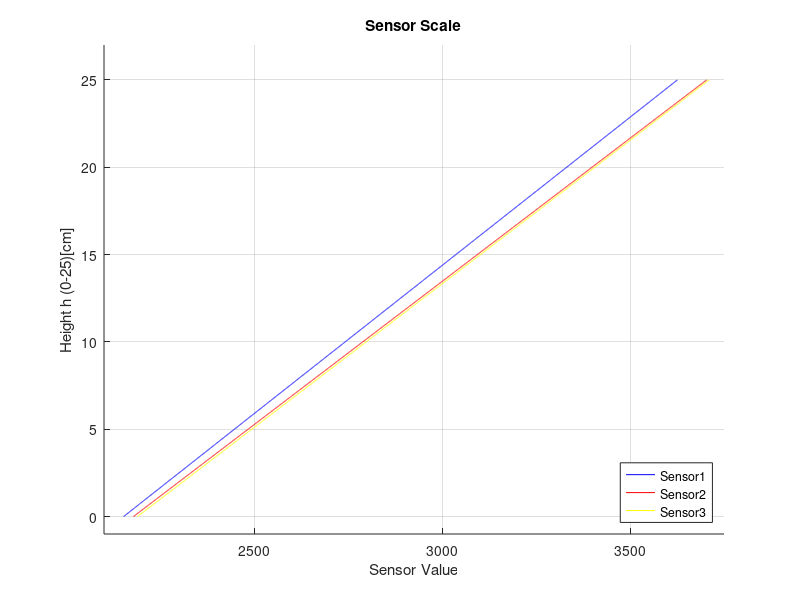

Recreate this plot in MATLAB.
clear all;
close all;

czujnik1 = [3601.5,
            3515.2,
            3401.5,
            3274.8,
            3162.3,
            3045.9,
            2921.8,
            2793.2,
            2679.3,
            2559.9,
            2441.4,
            2326.9,
            2271.9,
            2210.1,
            2158.1];
czujnik2 = [3707.5,
            3588.0,
            3460.9,
            3335.4,
            3216.5,
            3082.1,
            2976.5,
            2845.9,
            2719.4,
            2609.3,
            2476.9,
            2357.2,
            2291.8,
            2238.7,
            2202.8];
czujnik3 = [3710.9,
            3589,
            3470.5,
            3348.2,
            3218.3,
            3103.3,
            2981.4,
            2854.3,
            2737.1,
            2614.2,
            2485.5,
            2365.4,
            2309.1,
            2247.8,
            2206.9];
h = [25,
    23,
    21,
    19,
    17,
    15,
    13,
    11,
    9,
    7,
    5,
    3,
    2,
    1,
    0];

p1 = polyfit(czujnik1, h, 1);


a1 = p1(1)
b1 = p1(2)
f1 = @(x) a1*x + b1;    % Funkcja dla czujnika 1

p2 = polyfit(czujnik2, h, 1);
a2 = p2(1)
b2 = p2(2)
f2 = @(x) a2*x + b2;    % Funkcja dla czujnika 2

p3 = polyfit(czujnik3, h, 1);
a3 = p3(1)
b3 = p3(2)
f3 = @(x) a3*x + b3;     % Funkcja dla czujnika 3

x1 = linspace(2100,3700,10000);
L_b1 = x1(find(f1(x1) >= 0, 1));
H_b1 = x1(find(f1(x1) >= 25, 1));
% new x1  -- > range 0 - 25 cm
x1 = linspace(L_b1, H_b1,10000);

%-------------------------------------------
x2 = linspace(2100,3800,10000);
L_b2 = x2(find(f2(x2) >= 0, 1));
H_b2 = x2(find(f2(x2) >= 25, 1));
% new x2  -- > range 0 - 25 cm
x2 = linspace(L_b2, H_b2,10000);

%-------------------------------------------
x3 = linspace(2100, 3800,10000);
L_b3 = x3(find(f3(x3) >= 0, 1));
H_b3 = x3(find(f3(x3) >= 25, 1));
% new x3  -- > range 0 - 25 cm
x3 = linspace(L_b3, H_b3,10000);

%-------------------------------------------

figure(1)
hold on
grid on
plot(x1, f1(x1),'blue');
plot(x2, f2(x2),'red');
plot(x3, f3(x3),'yellow');
legend('Sensor1', 'Sensor2', 'Sensor3','Location','southeast');
title('Sensor Scale')
xlabel('Sensor Value')
ylabel('Height h (0-25)[cm]')
xlim([2100, 3750])
ylim([-1, 27])
hold off




